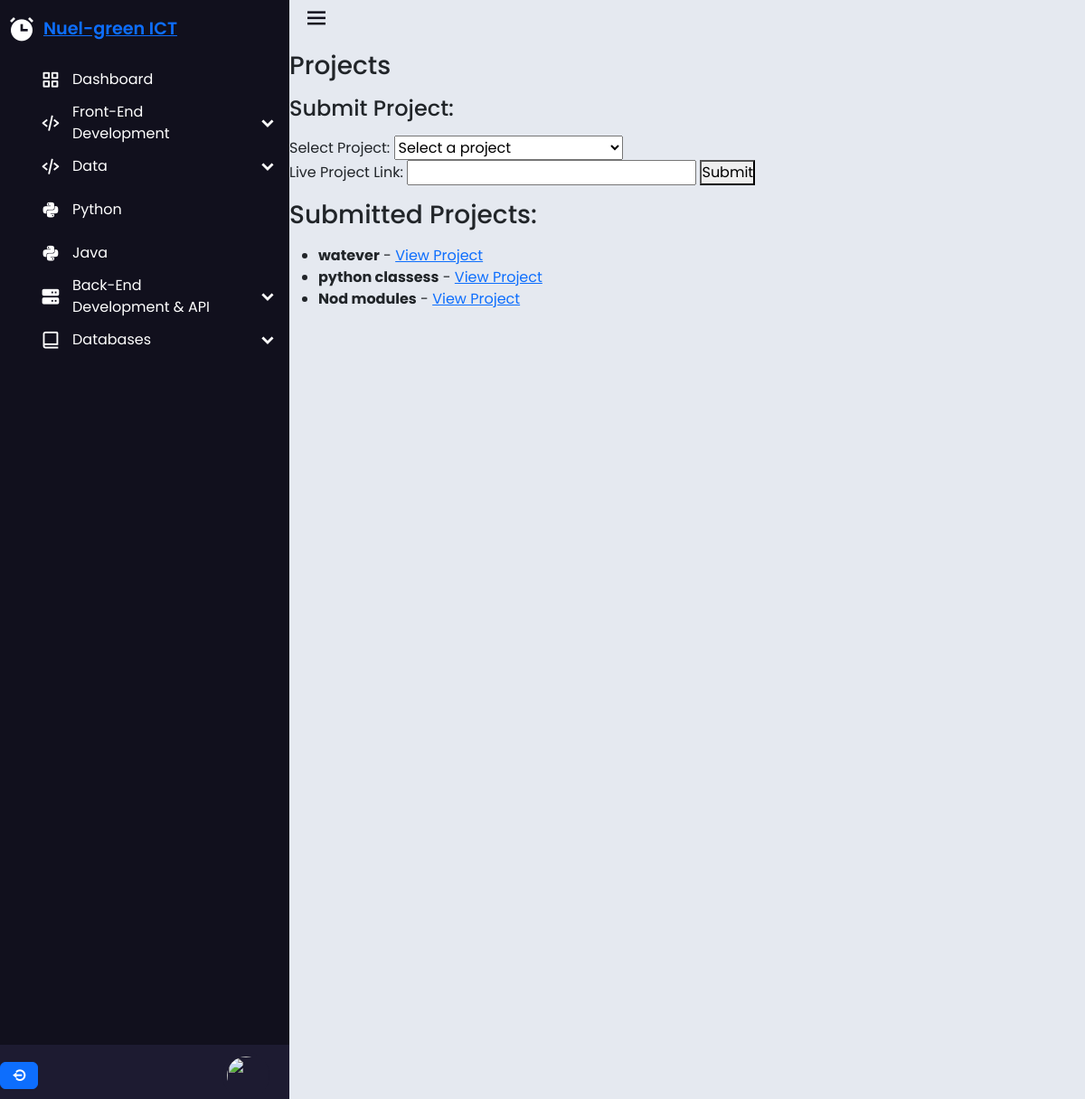
Page /projects/ (signed in) on the committed database.
### ngict/models.py (models this page shows)
class ProjectSubmission(models.Model):
    user = models.ForeignKey(User, on_delete=models.PROTECT)
    project_link = models.URLField()
    submitted_project = models.ForeignKey(Project, on_delete=models.PROTECT)
    class Meta:
        unique_together = ['user', 'submitted_project']

### instructors/models.py (models this page shows, shortened)
class Project(models.Model):
    course = models.ForeignKey(Course, on_delete=models.PROTECT)
    project_title = models.CharField(max_length=200)
    project_description = models.TextField(max_length=10000)
    class Meta:
        unique_together = ['course', 'project_title']  # Enforce uniqueness per course

### ngict/views.py (the view)
# urls.py: path('projects/', projects, name='projects'),
@login_required
def projects(request):
    project_view = ProjectView(request)
    return project_view.render_page()

### ngict/views.py (called while the page is built)
    @property
    def user(self):
        return self.request.user

    def get_submitted_project_ids(self):
        return ProjectSubmission.objects.filter(user=self.user).values_list('submitted_project_id', flat=True)

    def get_project_submissions(self):
        return ProjectSubmission.objects.filter(user=self.user)

    def render_page(self):
        projects = Project.objects.all()
        submitted_project_ids = self.get_submitted_project_ids()
        project_submissions = self.get_project_submissions()
        if self.request.method == 'POST':
            response_data = self.handle_post_request()
            return JsonResponse(response_data)
        return render(self.request, 'courses/projects/projects.html', {
            'projects': projects,
            'submitted_project_ids': submitted_project_ids,
            'project_submissions': project_submissions
        })

### templates/courses/projects/projects.html (shortened to what this page needs)
{% extends 'base.html' %}
{% load static %}
{% block content %}
  <div class="projects">
    <h3>Projects</h3>
    <h4>Submit Project:</h4>
    <form id="project-form" method="post" action="{% url 'academy:projects' %}">
      <label for="project_id">Select Project:</label>
      <select name="project_id" required>
        <option value="" disabled selected>Select a project</option>
      </select>
      <br>
      <label for="project_link">Live Project Link:</label>
      <input type="url" name="project_link" required>
      <button type="submit">Submit</button>
    </form>
  </div>
  <h3>Submitted Projects:</h3>
  <ul>
    {% for project_submission in project_submissions %}
      <li>
        <strong>{{ project_submission.submitted_project.project_title }}</strong>
        - <a href="{{ project_submission.project_link }}" target="_blank">View Project</a>
      </li>
    {% endfor %}
  </ul>
{% endblock %}

### static/css/style.css (style rules this page uses)
body { background: #e5e9f0; }
* { box-sizing: border-box; margin: 0; padding: 0; font-family: "Poppins", sans-serif; }
h1, h2, h3, h4, h5, h6 { margin: 1rem 0; }

### rows in the picture
ProjectSubmission: submitted_project.project_title "watever"
ProjectSubmission: submitted_project.project_title "python classess"
ProjectSubmission: submitted_project.project_title "Nod modules"
